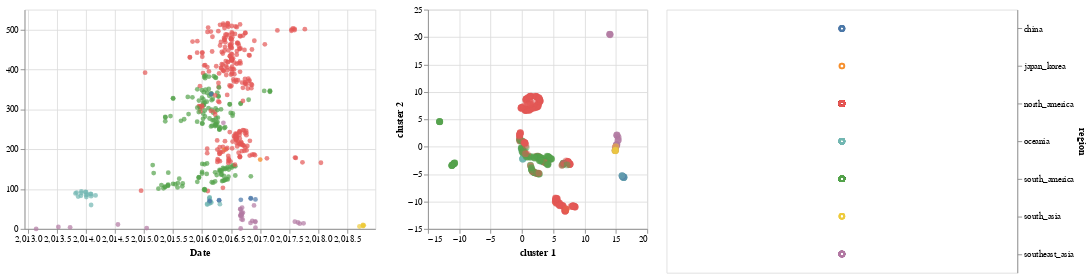

Notebook code cell kept with this figure:
### Code cell
import altair as alt

#brush = alt.selection(type='interval', resolve='global')
base = alt.Chart(merged_df)
selection = alt.selection_multi(fields=['region'])

color = alt.condition(selection,
                      alt.Color('region:N', legend=None),
                      alt.value('lightgray'))

TSNE1 = base.mark_circle(size=60).encode(
    x='cluster 1',
    y='cluster 2',
    opacity=alt.value(0.5),
    color=color,
    tooltip=['strain', 'region']
).add_selection(selection).properties(width=250,height=250)

#Make this into a website (view compiled vega -- gives you the javascript -- put that into a HTML script)
tree_name = base.mark_circle().encode(
    x=alt.X(
        "date:Q",
        scale=alt.Scale(domain=(node_df["date"].min() - 0.2, node_df["date"].max() + 0.2)),
        title="Date"
    ),
    y=alt.Y(
        "y:Q",
        title=""
    ),
    color=color,
    tooltip=["strain:N", "region:N", "date:Q"]
).add_selection(selection).properties(width=400,height=250)

legend = base.mark_point().encode(
    y=alt.Y('region:N', axis=alt.Axis(orient='right')),
    color=color
).add_selection(
    selection
)
#make region clickable
clickableUMAPChart = tree_name|TSNE1|legend

clickableUMAPChart
#Make this into a website (view compiled vega -- gives you the javascript -- put that into a HTML script)

### Figure 1 — Vega-Lite specification as saved in the notebook (floating-point values rounded to 4 significant figures; data arrays with more than 128 entries replaced by an {"elided": "..."} marker saying what was removed)
{"$schema": "https://vega.github.io/schema/vega-lite/v3.3.0.json", "config": {"mark": {"tooltip": null}, "view": {"height": 300, "width": 400}}, "data": {"name": "data-e0eb9f16b756c3fb206837ebcfbbece8"}, "datasets": {"data-e0eb9f16b756c3fb206837ebcfbbece8": {"elided": "486 records"}}, "hconcat": [{"encoding": {"color": {"condition": {"field": "region", "legend": null, "selection": "selector003", "type": "nominal"}, "value": "lightgray"}, "tooltip": [{"field": "strain", "type": "nominal"}, {"field": "region", "type": "nominal"}, {"field": "date", "type": "quantitative"}], "x": {"field": "date", "scale": {"domain": [2013.0, 2019.0]}, "title": "Date", "type": "quantitative"}, "y": {"field": "y", "title": "", "type": "quantitative"}}, "height": 250, "mark": "circle", "selection": {"selector003": {"fields": ["region"], "type": "multi"}}, "width": 400}, {"encoding": {"color": {"condition": {"field": "region", "legend": null, "selection": "selector003", "type": "nominal"}, "value": "lightgray"}, "opacity": {"value": 0.5}, "tooltip": [{"field": "strain", "type": "nominal"}, {"field": "region", "type": "nominal"}], "x": {"field": "cluster 1", "type": "quantitative"}, "y": {"field": "cluster 2", "type": "quantitative"}}, "height": 250, "mark": {"size": 60, "type": "circle"}, "selection": {"selector003": {"fields": ["region"], "type": "multi"}}, "width": 250}, {"encoding": {"color": {"condition": {"field": "region", "legend": null, "selection": "selector003", "type": "nominal"}, "value": "lightgray"}, "y": {"axis": {"orient": "right"}, "field": "region", "type": "nominal"}}, "mark": "point", "selection": {"selector003": {"fields": ["region"], "type": "multi"}}}]}
